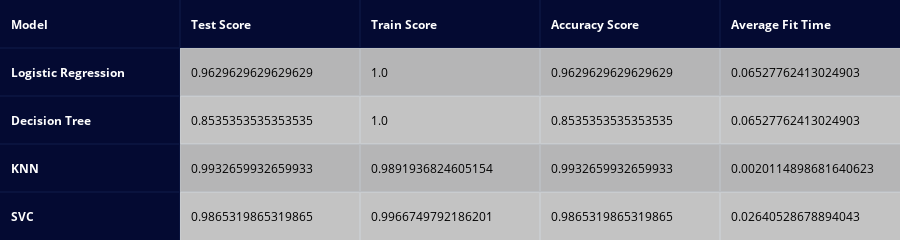

This figure's notebook cell:
### Code cell
create_table(df_digits, index_title='Model',index=True)

### Figure 1 — Plotly figure (JSON) as saved in the notebook; plotly's stock layout.template omitted (floating-point values rounded to 4 significant figures)
{"data": [{"colorscale": [[0, "#00083e"], [0.5, "#ededee"], [1, "#ffffff"]], "hoverinfo": "none", "opacity": 0.75, "showscale": false, "z": [[0, 0, 0, 0, 0], [0, 0.5, 0.5, 0.5, 0.5], [0, 1, 1, 1, 1], [0, 0.5, 0.5, 0.5, 0.5], [0, 1, 1, 1, 1]], "type": "heatmap"}], "layout": {"annotations": [{"align": "left", "font": {"color": "#ffffff"}, "showarrow": false, "text": "<b>Model</b>", "x": -0.45, "xanchor": "left", "xref": "x", "y": 0, "yref": "y"}, {"align": "left", "font": {"color": "#ffffff"}, "showarrow": false, "text": "<b>Test Score</b>", "x": 0.55, "xanchor": "left", "xref": "x", "y": 0, "yref": "y"}, {"align": "left", "font": {"color": "#ffffff"}, "showarrow": false, "text": "<b>Train Score</b>", "x": 1.55, "xanchor": "left", "xref": "x", "y": 0, "yref": "y"}, {"align": "left", "font": {"color": "#ffffff"}, "showarrow": false, "text": "<b>Accuracy Score</b>", "x": 2.55, "xanchor": "left", "xref": "x", "y": 0, "yref": "y"}, {"align": "left", "font": {"color": "#ffffff"}, "showarrow": false, "text": "<b>Average Fit Time</b>", "x": 3.55, "xanchor": "left", "xref": "x", "y": 0, "yref": "y"}, {"align": "left", "font": {"color": "#ffffff"}, "showarrow": false, "text": "<b>Logistic Regression</b>", "x": -0.45, "xanchor": "left", "xref": "x", "y": 1, "yref": "y"}, {"align": "left", "font": {"color": "#000000"}, "showarrow": false, "text": "0.9629629629629629", "x": 0.55, "xanchor": "left", "xref": "x", "y": 1, "yref": "y"}, {"align": "left", "font": {"color": "#000000"}, "showarrow": false, "text": "1.0", "x": 1.55, "xanchor": "left", "xref": "x", "y": 1, "yref": "y"}, {"align": "left", "font": {"color": "#000000"}, "showarrow": false, "text": "0.9629629629629629", "x": 2.55, "xanchor": "left", "xref": "x", "y": 1, "yref": "y"}, {"align": "left", "font": {"color": "#000000"}, "showarrow": false, "text": "0.06527762413024903", "x": 3.55, "xanchor": "left", "xref": "x", "y": 1, "yref": "y"}, {"align": "left", "font": {"color": "#ffffff"}, "showarrow": false, "text": "<b>Decision Tree</b>", "x": -0.45, "xanchor": "left", "xref": "x", "y": 2, "yref": "y"}, {"align": "left", "font": {"color": "#000000"}, "showarrow": false, "text": "0.8535353535353535", "x": 0.55, "xanchor": "left", "xref": "x", "y": 2, "yref": "y"}, {"align": "left", "font": {"color": "#000000"}, "showarrow": false, "text": "1.0", "x": 1.55, "xanchor": "left", "xref": "x", "y": 2, "yref": "y"}, {"align": "left", "font": {"color": "#000000"}, "showarrow": false, "text": "0.8535353535353535", "x": 2.55, "xanchor": "left", "xref": "x", "y": 2, "yref": "y"}, {"align": "left", "font": {"color": "#000000"}, "showarrow": false, "text": "0.06527762413024903", "x": 3.55, "xanchor": "left", "xref": "x", "y": 2, "yref": "y"}, {"align": "left", "font": {"color": "#ffffff"}, "showarrow": false, "text": "<b>KNN</b>", "x": -0.45, "xanchor": "left", "xref": "x", "y": 3, "yref": "y"}, {"align": "left", "font": {"color": "#000000"}, "showarrow": false, "text": "0.9932659932659933", "x": 0.55, "xanchor": "left", "xref": "x", "y": 3, "yref": "y"}, {"align": "left", "font": {"color": "#000000"}, "showarrow": false, "text": "0.9891936824605154", "x": 1.55, "xanchor": "left", "xref": "x", "y": 3, "yref": "y"}, {"align": "left", "font": {"color": "#000000"}, "showarrow": false, "text": "0.9932659932659933", "x": 2.55, "xanchor": "left", "xref": "x", "y": 3, "yref": "y"}, {"align": "left", "font": {"color": "#000000"}, "showarrow": false, "text": "0.0020114898681640623", "x": 3.55, "xanchor": "left", "xref": "x", "y": 3, "yref": "y"}, {"align": "left", "font": {"color": "#ffffff"}, "showarrow": false, "text": "<b>SVC</b>", "x": -0.45, "xanchor": "left", "xref": "x", "y": 4, "yref": "y"}, {"align": "left", "font": {"color": "#000000"}, "showarrow": false, "text": "0.9865319865319865", "x": 0.55, "xanchor": "left", "xref": "x", "y": 4, "yref": "y"}, {"align": "left", "font": {"color": "#000000"}, "showarrow": false, "text": "0.9966749792186201", "x": 1.55, "xanchor": "left", "xref": "x", "y": 4, "yref": "y"}, {"align": "left", "font": {"color": "#000000"}, "showarrow": false, "text": "0.9865319865319865", "x": 2.55, "xanchor": "left", "xref": "x", "y": 4, "yref": "y"}, {"align": "left", "font": {"color": "#000000"}, "showarrow": false, "text": "0.02640528678894043", "x": 3.55, "xanchor": "left", "xref": "x", "y": 4, "yref": "y"}], "height": 200, "margin": {"b": 0, "l": 0, "r": 0, "t": 0}, "xaxis": {"dtick": 1, "gridwidth": 2, "showticklabels": false, "tick0": -0.5, "ticks": "", "zeroline": false}, "yaxis": {"autorange": "reversed", "dtick": 1, "gridwidth": 2, "showticklabels": false, "tick0": 0.5, "ticks": "", "zeroline": false}}}
